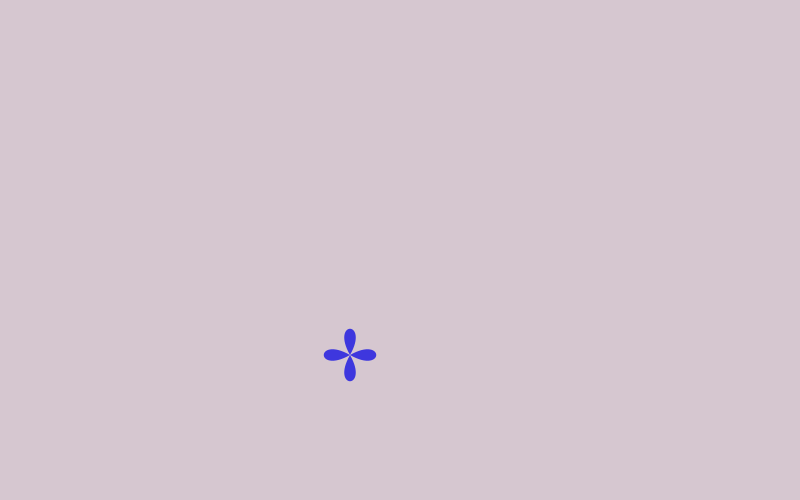
Frame 1 (no input)
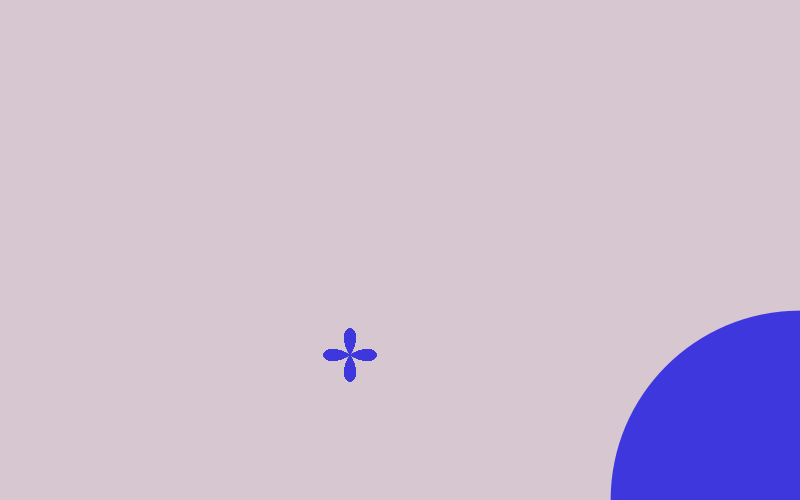
Frame 60 (the mouse pressed at the canvas centre just before this capture)
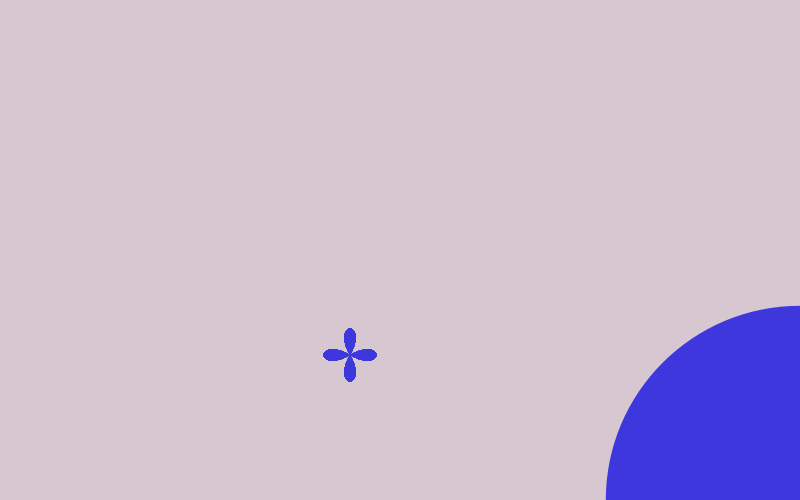
Frame 120 (the mouse held since frame 60 and released just before this capture)

The Processing sketch that drew these frames (run headless with seeded random() and noise(); from frame 60 on, the mouse is pressed at the canvas centre):

// Processing sketch: processing_50647
// ── processing_50647.pde

// assignment 4
// Mi Jin Hwang copyright 2012
// * Upper key for chaning in random color of the ellipse
// * 's' key for changes in size of the main ellipse
// * 'm' key for random changes in sizes of the ellipses with random colors
// * 'j' key for random changes in sizes of the ellipses with random fainted colors 

float x, y, dia;

void setup (){
  size (800,500);
  noStroke();
  smooth();
  background(214, 199, 208);
  fill(random(97), random(213), random(234));
}

void draw (){
  
  ellipse(width, height, dia, dia); 
  dia = random (400);
  strokeWeight (30);
  bezier (350, 355, 330, 320, 370, 320, 350, 355);
  bezier (350, 355, 330, 390, 370, 390, 350, 355);
  bezier (350, 355, 315, 335, 315, 375, 350, 355);
  bezier (350, 355, 385, 335, 385, 375, 350, 355);

  
}

void keyPressed() {
  if (keyCode == UP){
  fill (random (255), random (46), random (168));
}
  if (key == 's') {
    ellipse (random (width), random (height), dia, dia);
  }
  if (key =='m'){
    ellipse(random (width+10), random (height+10), random (dia+10), random (dia+10));
    fill (random (252), random (84), random (183));
  }

  if (key == 'j'){
  ellipse (random (width-20), random (height -20), random (dia -10), random (dia -10));
  fill (random (255), random (255), random (255), 50);  
  }
  
}
